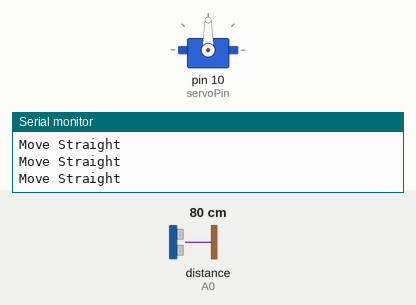
Simulated run of this sketch. Board: Arduino Uno, built with avr-gcc and run on an emulated ATmega328P. Shown: servo, the last lines printed to the serial monitor. Wiring (inferred from the names in the program): ultrasonic range finder: trigger A1; echo A0. The inputs (shaded band) are chosen by the test bench; at power-on: distance to the obstacle (sensor on A0) 80 cm. The echo pulse lasts 58.3 µs per cm.

Above: at 1.2 s.
1.3 s: distance to the obstacle (sensor on A0) set to 23 cm
2.8 s: distance to the obstacle (sensor on A0) set to 18 cm
At 3.7 s:
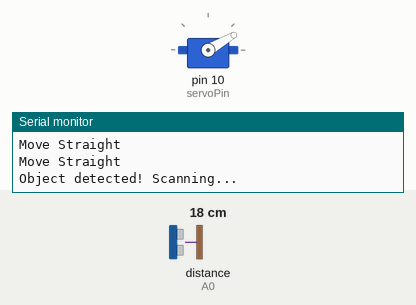
5.8 s: distance to the obstacle (sensor on A0) set to 35 cm
At 6.4 s:
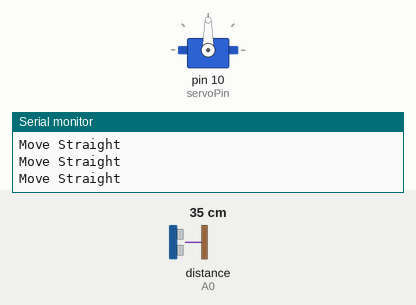
7.3 s: distance to the obstacle (sensor on A0) set to 2 cm
At 9.1 s:
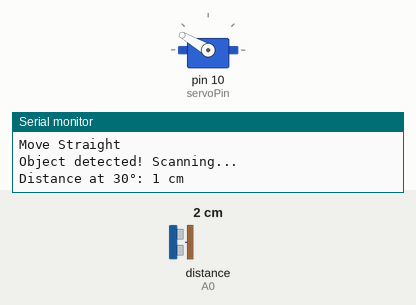
Timing chart, 0 to 11.3 s (numbered marks = the images above; inputs shaded):
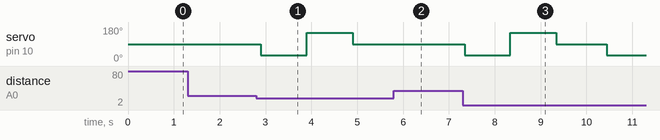

Measured:
- the behaviour switches between 21 and 20 cm on distance to the obstacle (sensor on A0) (found by bisection; images 0 and 1)
- after the input at 2.8 s, servo on pin 10 (servoPin): 90° → 30° after 0.10 s, → 150° 1.0 s later, → 90° 1.0 s later
- after the input at 5.8 s, servo on pin 10 (servoPin): stays 90° (without the input it goes to 30° after 0.21 s)
- after the input at 7.3 s, servo on pin 10 (servoPin): 90° → 30° at once, → 150° 1.0 s later, → 90° 1.0 s later, → 30° 1.1 s later

The sketch:

servoUltrasonic.ino
```cpp
#include <Servo.h>

// Pin configuration
const int trigPin = A1;
const int echoPin = A0;
const int servoPin = 10;

// Constants
const int thresholdDistance = 20; // Threshold distance in cm
const int scanStep = 15;          // Degrees to move the servo during scanning
const int servoLeft = 30;          // Leftmost position
const int servoRight = 150;       // Rightmost position

Servo servo1;

void setup() {
    pinMode(trigPin, OUTPUT);
    pinMode(echoPin, INPUT);
    Serial.begin(9600);
    servo1.attach(servoPin);
    servo1.write(90); // Start at the center position
}

void loop() {
  // put your main code here, to run repeatedly:
  int centerDistance = measureDistance();
  if (centerDistance < thresholdDistance) {
        Serial.println("Object detected! Scanning...");
        int leftDistance = scanSide(servoLeft);
        int rightDistance = scanSide(servoRight);
        if (leftDistance > rightDistance) {
            Serial.println("Move Left");
        } else {
            Serial.println("Move Right");
        }
        servo1.write(90);
        delay(1000);
    } else {
        Serial.println("Move Straight");
    }
  delay(100); // Main loop delay

}
// Function to measure distance using ultrasonic sensor
int measureDistance() {
    digitalWrite(trigPin, LOW);
    delayMicroseconds(2);
    digitalWrite(trigPin, HIGH);
    delayMicroseconds(10);
    digitalWrite(trigPin, LOW);

    long duration = pulseIn(echoPin, HIGH, 30000); // Timeout in microseconds
    int distance = duration * 0.034 / 2;          // Convert to cm

    if (distance == 0 || distance > 400) {
        return 400; // Return max distance if no object detected
    }
    return distance;
}
// Function to scan a side and measure distance
int scanSide(int angle) {
    servo1.write(angle);
    delay(1000); // Wait for servo to reach position
    int distance = measureDistance();
    Serial.print("Distance at ");
    Serial.print(angle);
    Serial.print("°: ");
    Serial.print(distance);
    Serial.println(" cm");
    return distance;
}
```
